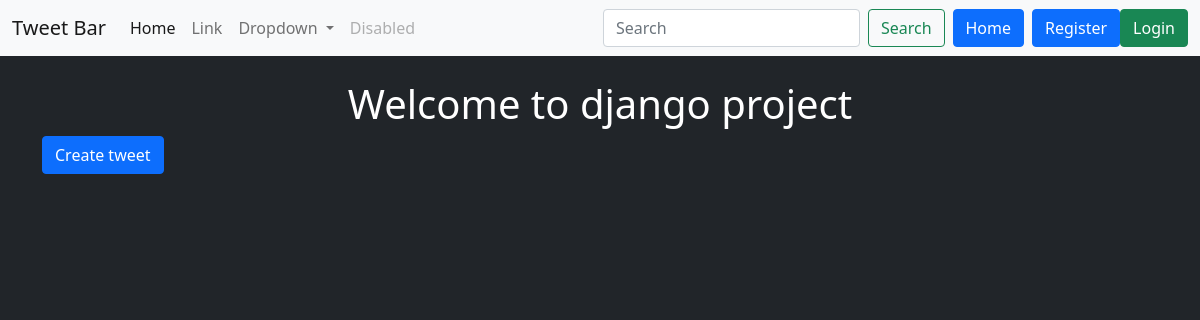
Page /tweet/ on the earlier database version.
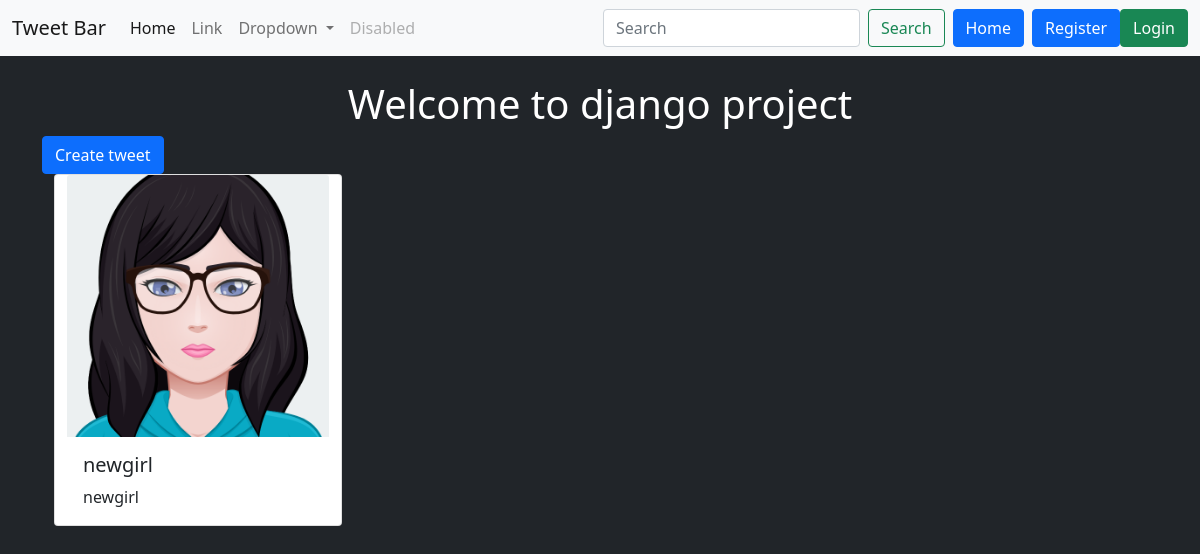
Same page on the later database version.
### tweet/models.py (models this page shows, shortened)
class Tweet(models.Model):
    user=models.ForeignKey(User,on_delete=models.CASCADE)
    text= models.TextField(max_length=240)
    photo= models.ImageField(upload_to='photos/',blank=True,null=True)
    created_at=models.DateTimeField(auto_now_add=True)
    updated_at=models.DateTimeField(auto_now=True)

### tweet/views.py (the view)
# urls.py: path('', views.tweet_list, name='tweet_list'),
def tweet_list(request):
    tweets = Tweet.objects.all().order_by('-created_at')
    return render(request, 'tweet_list.html', {'tweets': tweets})

### tweet/templates/tweet_list.html (shortened to what this page needs)
{% extends "layout.html"%}
{%block content%}
<h1 class="text-center text-white mt-4">Welcome to django project</h1>
<a class="btn btn-primary" href="{% url 'tweet_create' %}">Create tweet</a>
<div class="container row gap-3">
    {% for tweet in tweets %}
    <div class="card" style="width: 18rem;">
        <img src="{{tweet.photo.url}}" class="card-img-top" alt="...">
        <div class="card-body">
          <h5 class="card-title">{{tweet.user.username}}</h5>
          <p class="card-text">{{tweet.text}}</p>
        </div>
      </div>
    {% endfor %}
</div>
{%endblock%}

### templates/layout.html (shortened to what this page needs)
{% load static %}
<!DOCTYPE html>
<html lang="en" data-bs-theme="bg-dark">
<head>
    <link href="https://cdn.jsdelivr.net/npm/bootstrap@5.0.2/dist/css/bootstrap.min.css" rel="stylesheet">
</head>
<body class="bg-dark">
    <nav class="navbar navbar-expand-lg navbar-light bg-light">
        <div class="container-fluid">
          <a class="navbar-brand" href="#">Tweet Bar</a>
          <div class="collapse navbar-collapse" id="navbarSupportedContent">
            <ul class="navbar-nav me-auto mb-2 mb-lg-0">
              <li class="nav-item">
                <a class="nav-link active" aria-current="page" href="#">Home</a>
              </li>
              <li class="nav-item">
                <a class="nav-link" href="#">Link</a>
              </li>
              <li class="nav-item dropdown">
                <a class="nav-link dropdown-toggle" href="#" id="navbarDropdown" role="button" data-bs-toggle="dropdown" aria-expanded="false">
                  Dropdown
                </a>
              </li>
              <li class="nav-item">
                <a class="nav-link disabled" href="#" tabindex="-1" aria-disabled="true">Disabled</a>
              </li>
            </ul>
            <form class="d-flex">
              <input class="form-control me-2" type="search" placeholder="Search" aria-label="Search">
              <button class="btn btn-outline-success" type="submit">Search</button>
            </form>
          <a href="{% url 'tweet_list' %}" class="btn btn-primary mx-2">Home</a>
          {% if user.is_authenticated %}
              <form action="{% url 'logout' %}" method="post" style="display:inline;">
                  {% csrf_token %}
                  <button class="btn btn-danger" type="submit">Logout</button>
              </form>
          {% else %}
              <a href="{% url 'register' %}" class="btn btn-primary">Register</a>
              <a href="{% url 'login' %}" class="btn btn-success">Login</a>
          {% endif %}
          </div>
        </div>
      </nav>
    <div class="container">
        {% block content%}
        {%endblock%}
    </div>
</body>
</html>

Differences in the rows shown:
added Tweet: photo (picture), user.username "newgirl", text "newgirl"
